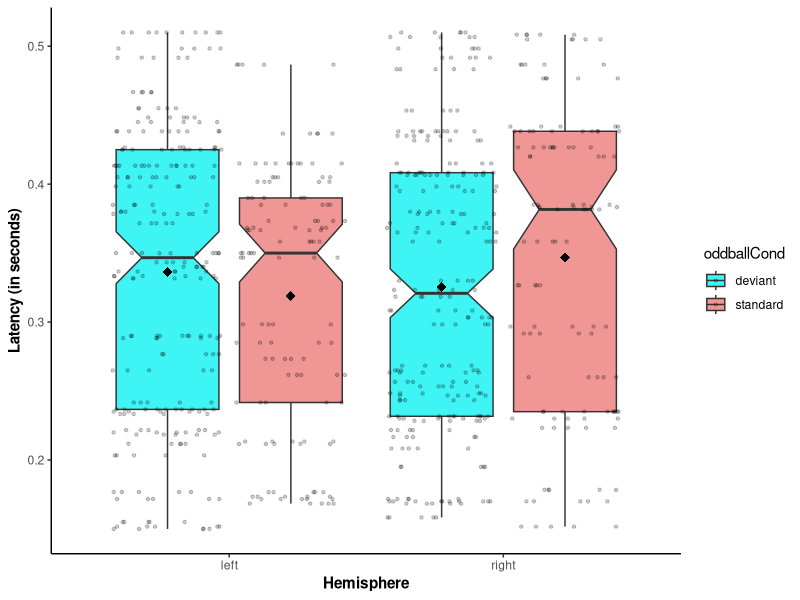
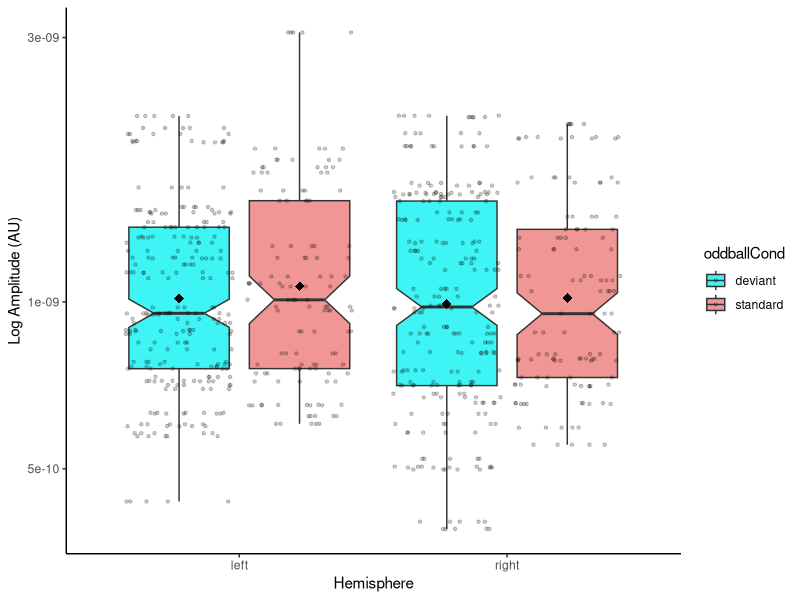
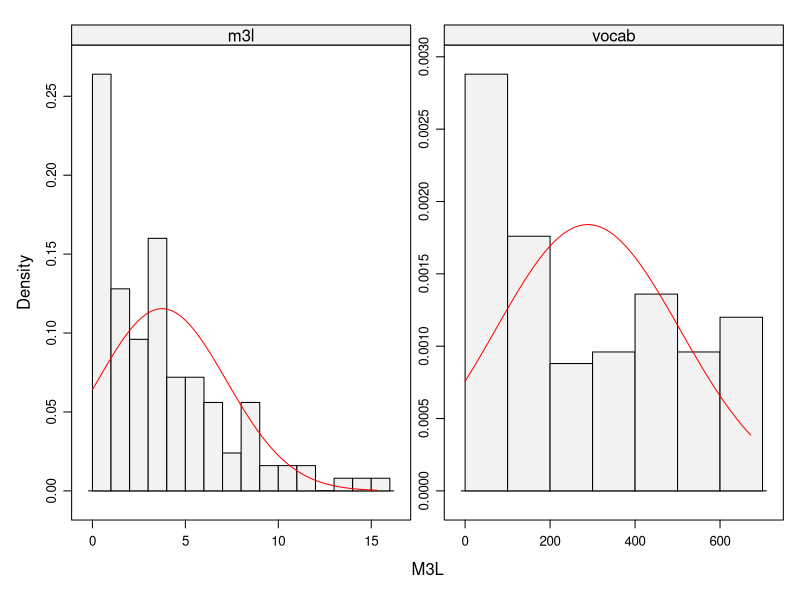

Source code (R) for these figures, in order: (Note: this script raises an error after producing the figures.)
# Infant MEG-mismatch negativity paradigm inferential analysis script
# author=Kambiz Tavabi
# credits = Rechele Brooks, Daniel Hippe
# copyright=Copyright 2018, Seattle, Washington
# license=MIT
# version=0.1.0
# maintainer=Kambiz Tavabi
# email=ktavabi@uw.edu
# status=Development

library(tidyverse)
##############
# Read in data
dfs <- merge(read_csv("Ds-mmn-2mos_meg_df.csv"),
             read_csv("Ds-mmn-2mos_cdi_df.csv"),
             by="subjId") %>% 
    select(c(subjId, stimulus, hemisphere, oddballCond, gender.x, age.x,
             headSize.x, birthWeight.x, hemisphere, auc, latencies, cdiAge, 
             m3l, vocab, ses.y, sesGroup.y, maternalHscore.y))

str(dfs) # structure of the data
# participants per oddball condition
dfs %>% group_by(subjId, oddballCond) %>%
    summarise(n=n_distinct(subjId)) %>%
    ungroup() %>%
    group_by(oddballCond) %>%
    summarise(n=n())


#####
# box-whisker: latency
bx1 <- ggplot(dfs, aes(x=hemisphere, y=latencies, fill=oddballCond)) 
bx1 + geom_boxplot(notch=TRUE, outlier.colour="#E60704", outlier.shape=8,
                   outlier.size=4, alpha=.8,
                   position=position_dodge(width=.9)) + 
    geom_point(shape=20, alpha=.2,
               position=position_jitterdodge(dodge.width=0.9)) +
    stat_summary(geom="point", fun.y=mean, shape=18, 
                 size=3, position=position_dodge(width=.9),
                 show.legend=FALSE) +
    labs(x="Hemisphere",
         y="Latency (in seconds)",
         color="Stimulus") +
    theme_classic() + 
    scale_fill_manual(values=c("#0EF1F1", "#EC7D7B")) +
    scale_x_discrete(labels=c("left", "right")) +
    theme(axis.title.y=element_text(face="bold", angle=90),
          axis.title.x=element_text(face="bold"))


#####
# RM ANOVA: latencies
library("emmeans")  # emmeans must now be loaded explicitly for follow-up tests.
library("multcomp") # for advanced control for multiple testing/Type 1 errors.
library(afex) # needed for mixed() and attaches lme4 automatically.
afex_options(emmeans_model="multivariate")  # ANOVAs involving RM factors, follow-up tests based on the multivariate model are generally preferred to univariate follow-up tests.
set_sum_contrasts()  # orthogonal sum-to-zero contrasts

aov1 <- dfs %>% 
    aov_4(latencies ~ hemisphere + oddballCond + ((hemisphere + oddballCond)|subjId),
          anova_table=list(es="pes", correction="GG"),
            data=.)
aov1
m1 <- emmeans(aov1, ~ hemisphere + oddballCond)
summary(as.glht(pairs(m1)), test=adjusted("free"))


#####
# box-whisker: amplitude
bx2 <- ggplot(dfs, aes(x=hemisphere, y=auc, fill=oddballCond)) 
bx2 + geom_boxplot(notch=TRUE, outlier.colour="#E60704", outlier.shape=8,
                   outlier.size=4, alpha=.8,
                   position=position_dodge(width=.9)) + 
    geom_point(shape=20, alpha=.2,
               position=position_jitterdodge(dodge.width=0.9)) +
    stat_summary(geom="point", fun.y=mean, shape=18, 
                 size=3, position=position_dodge(width=.9),
                 show.legend=FALSE) +
    labs(x="Hemisphere",
         y="Log Amplitude (AU)",
         color="Stimulus") +
    theme_classic() + 
    scale_fill_manual(values=c("#0EF1F1", "#EC7D7B")) +
    scale_x_discrete(labels=c("left", "right")) +
    scale_y_continuous(trans='log10')
theme(axis.title.y=element_text(face="bold", angle=90),
      axis.title.x=element_text(face="bold"))


#####
# RM ANOVA: amplitude
aov2 <- dfs %>% 
    aov_4(latencies ~ hemisphere + oddballCond + ((hemisphere + oddballCond)|subjId),
          anova_table=list(es="pes", correction="GG"),
          data=.)
aov2
m2 <- emmeans(aov2, ~ hemisphere + oddballCond)
summary(as.glht(pairs(m1)), test=adjusted("free"))



#####
# CDI 
# densities
library(ggthemes)
library(lattice) # for plots
library(latticeExtra) # for combining lattice plots, etc.
lattice.options(default.theme = standard.theme(color = FALSE)) # black and white
lattice.options(default.args = list(as.table = TRUE)) # better ordering
# Change some of the default lattice settings
my.settings <- canonical.theme(color = FALSE)
my.settings[['strip.background']]$col <- "black"
my.settings[['strip.border']]$col<- "black"
cdi.long <- gather(dfs, "type", "response", m3l, vocab)
histogram(~response|type, cdi.long, breaks = "Scott", type = "density",
          scale = list(x = list(relation = "free"), y = list(relation = "free")),
          xlab = "M3L",
          panel = function(x, ...) {
              panel.histogram(x, ...)
              xn <- seq(min(x), max(x), length.out = 100)
              yn <- dnorm(xn, mean(x), sd(x))
              panel.lines(xn, yn, col = "red")
          })


#####
# spaghetti plots
y <- filter(cdi.long, response > 0)$response
lambda2 <- boxcoxfit(y, lambda=0.5)
lambda2[["lambda"]]
cdi.long <- mutate(cdi.long, logResp = log10(response + lambda2[["lambda"]]))
sp <- ggplot(data = cdi.long, aes(x = cdiAge, y = logResp, group = subjId, color = sesGroup.y))
sp + geom_line(size = .8, alpha = .5) +
    stat_smooth(aes(group = 1), method = "lm", se = TRUE, 
                size = 1, show.legend = FALSE) +
    stat_summary(aes(group = 1), geom = "point", fun.y = mean, shape = 18, 
                 size = 3, show.legend = FALSE) +
    facet_wrap(~ type, scales="free") +
    labs(title = "Language outcome", 
         subtitle = "Regression line ± error",
         x = "Age (in months)",
         y = "Log CDI",
         color = "SES") +
    theme_classic() + 
    scale_fill_manual(values = c("#0EF1F1", "#EC7D7B")) +
    theme(axis.title.y = element_text(face = "bold", angle=90),
          axis.title.x = element_text(face = "bold"))

#####
# box-whisker: CDI
bx3 <- ggplot(cdi.long, aes(x = cdiAge, y = logResp, fill = factor(cdiAge))) 
bx3 +  geom_boxplot(notch = TRUE, outlier.colour = "#E60704", outlier.shape = 8,
                   outlier.size = 4, alpha = .6) + 
    stat_summary(geom = "point", fun.y = mean, shape = 18, 
                 size = 3, show.legend = FALSE) +
    geom_jitter(shape = 20, alpha = .2, position = position_jitter(0.2)) +
    facet_wrap(~ type, scales="free") +
    labs(title = "Language outcome", 
         x = "Age (in months)",
         y = "Vocabulary size",
         fill = "Age") +
    theme_classic() + 
    theme(axis.title.y = element_text(face = "bold", angle = 90),
          axis.title.x = element_text(face = "bold"))
